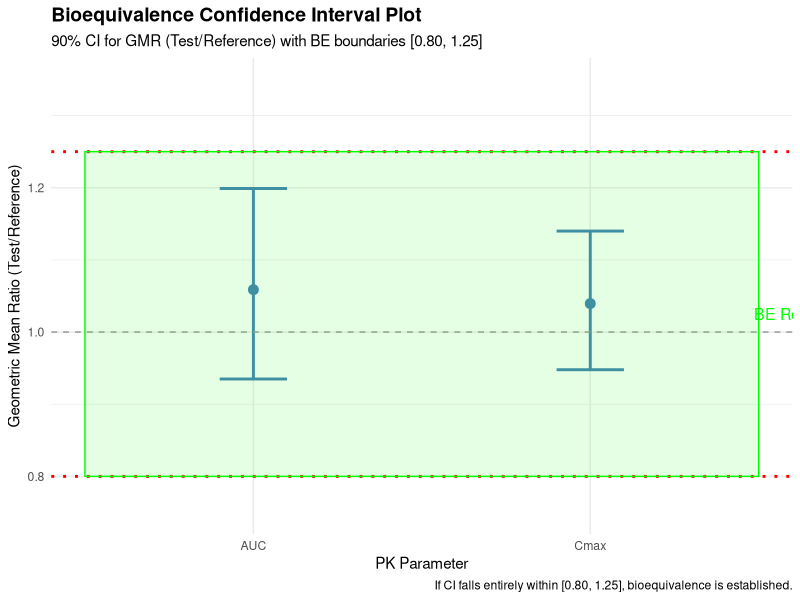
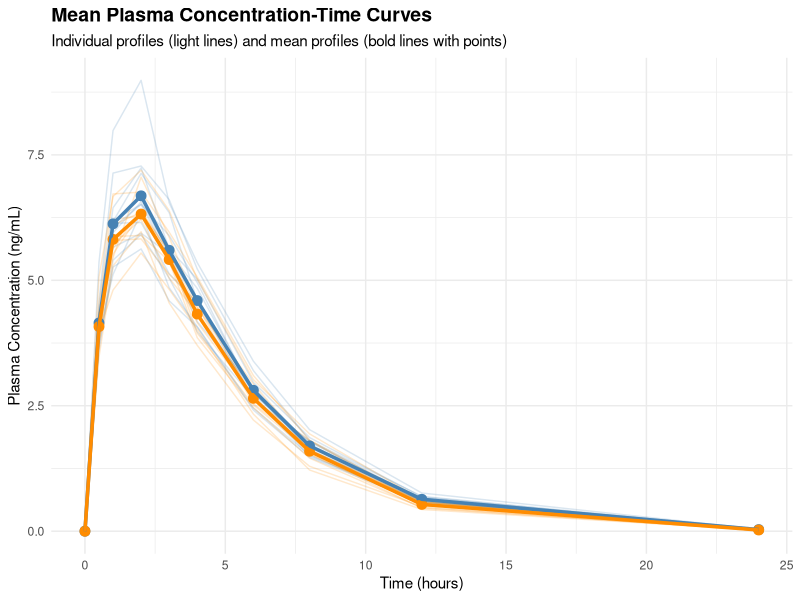

Write R code to recreate these figures, in order.
## ---- chunk 1
set.seed(42)

# Simulate a 2x2 crossover bioequivalence study
# 12 subjects: 6 in each sequence

n_subjects <- 12
subjects <- rep(1:n_subjects, 2)  # each subject measured twice
period <- rep(c(1, 2), each = n_subjects)

# Define sequences (Sequence 1: R-T; Sequence 2: T-R)
sequence <- c(rep(1, 6), rep(2, 6))
sequence_rep <- rep(sequence, 2)

# Assign formulations based on sequence and period
formulation <- ifelse(
  (sequence_rep == 1 & period == 1) | (sequence_rep == 2 & period == 2),
  "Reference",
  "Test"
)

# True log-scale parameters
log_auc_ref <- log(500)   # Reference AUC mean in log scale
log_cmax_ref <- log(100)  # Reference Cmax mean in log scale

# Simulate AUC (subject effect + formulation effect + error)
subject_effect_auc <- rnorm(n_subjects, mean = 0, sd = 0.15)
formulation_effect <- ifelse(formulation == "Test", log(1.05), 0)  # 5% higher for Test
within_subject_var <- rnorm(n_subjects * 2, mean = 0, sd = 0.12)

log_auc <- log_auc_ref + rep(subject_effect_auc, 2) + formulation_effect + within_subject_var
auc <- exp(log_auc)

# Simulate Cmax similarly
subject_effect_cmax <- rnorm(n_subjects, mean = 0, sd = 0.18)
formulation_effect_cmax <- ifelse(formulation == "Test", log(1.08), 0)  # 8% higher for Test
within_subject_var_cmax <- rnorm(n_subjects * 2, mean = 0, sd = 0.15)

log_cmax <- log_cmax_ref + rep(subject_effect_cmax, 2) + formulation_effect_cmax + within_subject_var_cmax
cmax <- exp(log_cmax)

# Create dataset
be_data <- data.frame(
  subject = subjects,
  sequence = sequence_rep,
  period = period,
  formulation = formulation,
  auc = auc,
  cmax = cmax,
  log_auc = log_auc,
  log_cmax = log_cmax
)

head(be_data, 10)
## ---- chunk 2
# Compute geometric means for each formulation
gmean_auc_ref <- exp(mean(be_data$log_auc[be_data$formulation == "Reference"]))
gmean_auc_test <- exp(mean(be_data$log_auc[be_data$formulation == "Test"]))

gmean_cmax_ref <- exp(mean(be_data$log_cmax[be_data$formulation == "Reference"]))
gmean_cmax_test <- exp(mean(be_data$log_cmax[be_data$formulation == "Test"]))

# Geometric mean ratios (Test/Reference)
gmr_auc <- gmean_auc_test / gmean_auc_ref
gmr_cmax <- gmean_cmax_test / gmean_cmax_ref

cat("AUC Geometric Means:\n")
cat("  Reference:", round(gmean_auc_ref, 2), "\n")
cat("  Test:", round(gmean_auc_test, 2), "\n")
cat("  GMR (Test/Ref):", round(gmr_auc, 4), "\n\n")

cat("Cmax Geometric Means:\n")
cat("  Reference:", round(gmean_cmax_ref, 2), "\n")
cat("  Test:", round(gmean_cmax_test, 2), "\n")
cat("  GMR (Test/Ref):", round(gmr_cmax, 4), "\n")
## ---- chunk 3
# For AUC: fit mixed model using lm with sequence as fixed effect
# (In practice, use lme4::lmer for random subject effect)

# Fit linear model with fixed effects: sequence, period, formulation
# Log-transform the response

model_auc <- lm(log_auc ~ factor(sequence) + factor(period) + formulation + factor(subject),
                data = be_data)

summary(model_auc)

# Extract the log-scale difference between Test and Reference
# The coefficient for "formulationTest" represents log(Test) - log(Reference)
log_diff_auc <- coef(model_auc)["formulationTest"]
se_log_diff_auc <- sqrt(diag(vcov(model_auc)))["formulationTest"]

cat("\n=== AUC Bioequivalence Analysis ===\n")
cat("Log-scale difference (Test - Ref):", round(log_diff_auc, 4), "\n")
cat("Standard Error:", round(se_log_diff_auc, 4), "\n")

# Compute 90% CI for the log-ratio
# Using t-distribution with residual df
df_residual <- df.residual(model_auc)
t_crit <- qt(0.95, df_residual)  # one-sided 90% = two-sided 80%?
# Actually, for 90% CI: use qt(0.95, df) for upper bound, qt(0.05, df) for lower
t_crit_90 <- qt(0.95, df_residual)

ci_lower_log <- log_diff_auc - t_crit_90 * se_log_diff_auc
ci_upper_log <- log_diff_auc + t_crit_90 * se_log_diff_auc

# Convert back to ratio scale
ci_lower_ratio <- exp(ci_lower_log)
ci_upper_ratio <- exp(ci_upper_log)

cat("\n90% CI for GMR (log-scale):",
    "[", round(ci_lower_log, 4), ", ", round(ci_upper_log, 4), "]\n")
cat("90% CI for GMR (ratio-scale):",
    "[", round(ci_lower_ratio, 4), ", ", round(ci_upper_ratio, 4), "]\n")

# Check BE criteria
be_lower <- 0.80
be_upper <- 1.25

be_conclusion_auc <- (ci_lower_ratio >= be_lower) && (ci_upper_ratio <= be_upper)

cat("\nBE Criteria: [0.80, 1.25]\n")
cat("CI within BE range?", be_conclusion_auc, "\n")
if (isTRUE(be_conclusion_auc)) {
  cat("CONCLUSION: Bioequivalence ESTABLISHED for AUC\n")
} else {
  cat("CONCLUSION: Bioequivalence NOT established for AUC\n")
}
## ---- chunk 4
model_cmax <- lm(log_cmax ~ factor(sequence) + factor(period) + formulation + factor(subject),
                 data = be_data)

log_diff_cmax <- coef(model_cmax)["formulationTest"]
se_log_diff_cmax <- sqrt(diag(vcov(model_cmax)))["formulationTest"]

df_residual_cmax <- df.residual(model_cmax)
t_crit_cmax <- qt(0.95, df_residual_cmax)

ci_lower_log_cmax <- log_diff_cmax - t_crit_cmax * se_log_diff_cmax
ci_upper_log_cmax <- log_diff_cmax + t_crit_cmax * se_log_diff_cmax

ci_lower_ratio_cmax <- exp(ci_lower_log_cmax)
ci_upper_ratio_cmax <- exp(ci_upper_log_cmax)

cat("\n=== CMAX Bioequivalence Analysis ===\n")
cat("Log-scale difference (Test - Ref):", round(log_diff_cmax, 4), "\n")
cat("90% CI for GMR (ratio-scale):",
    "[", round(ci_lower_ratio_cmax, 4), ", ", round(ci_upper_ratio_cmax, 4), "]\n")

be_conclusion_cmax <- (ci_lower_ratio_cmax >= be_lower) && (ci_upper_ratio_cmax <= be_upper)

if (isTRUE(be_conclusion_cmax)) {
  cat("CONCLUSION: Bioequivalence ESTABLISHED for Cmax\n")
} else {
  cat("CONCLUSION: Bioequivalence NOT established for Cmax\n")
}
## ---- chunk 5
library(ggplot2)

# Create a data frame for plotting
ci_data <- data.frame(
  parameter = c("AUC", "Cmax"),
  gmr = c(gmr_auc, gmr_cmax),
  ci_lower = c(ci_lower_ratio, ci_lower_ratio_cmax),
  ci_upper = c(ci_upper_ratio, ci_upper_ratio_cmax)
)

# Plot
ggplot(ci_data, aes(x = parameter, y = gmr)) +
  geom_point(size = 3, color = "steelblue") +
  geom_errorbar(aes(ymin = ci_lower, ymax = ci_upper), width = 0.2, size = 1, color = "steelblue") +
  geom_hline(yintercept = 1, linetype = "dashed", color = "gray60") +
  geom_hline(yintercept = 0.80, linetype = "dotted", color = "red", size = 1) +
  geom_hline(yintercept = 1.25, linetype = "dotted", color = "red", size = 1) +
  annotate("rect", xmin = 0.5, xmax = 2.5, ymin = 0.80, ymax = 1.25,
           alpha = 0.1, fill = "green", color = "green", linetype = "solid") +
  annotate("text", x = 2.6, y = 1.025, label = "BE Region", size = 4, color = "green") +
  labs(title = "Bioequivalence Confidence Interval Plot",
       subtitle = "90% CI for GMR (Test/Reference) with BE boundaries [0.80, 1.25]",
       x = "PK Parameter", y = "Geometric Mean Ratio (Test/Reference)",
       caption = "If CI falls entirely within [0.80, 1.25], bioequivalence is established.") +
  ylim(0.75, 1.35) +
  theme_minimal() +
  theme(plot.title = element_text(face = "bold", size = 14),
        plot.subtitle = element_text(size = 11))
## ---- chunk 6
library(dplyr)

# Simulate concentration-time data for visualization
set.seed(42)

# Define sampling times (hours post-dose)
times <- c(0, 0.5, 1, 2, 3, 4, 6, 8, 12, 24)

# For each subject and formulation, generate a PK profile
# Using a simple one-compartment model: C(t) = (Dose/Vd) * exp(-k*t)
# Dose = 500 mg, Vd varies by subject, k varies by formulation (slightly)

pk_profiles <- data.frame()

for (subj in 1:n_subjects) {
  for (form in c("Reference", "Test")) {
    # Slightly different absorption and elimination for Test
    k_ref <- 0.25   # elimination rate (1/hour)
    ka_ref <- 1.2   # absorption rate

    if (form == "Test") {
      ka <- ka_ref * 0.95  # slightly slower absorption
      k <- k_ref * 1.05    # slightly faster elimination
    } else {
      ka <- ka_ref
      k <- k_ref
    }

    # Simple model: delayed absorption then exponential decay
    Vd <- 50 + rnorm(1, 0, 5)
    dose <- 500
    Cmax_theo <- (dose / Vd) * (ka / (ka - k))

    for (t in times) {
      if (t == 0) {
        conc <- 0
      } else {
        conc <- (dose / Vd) * (ka / (ka - k)) * (exp(-k * t) - exp(-ka * t))
      }
      conc <- conc + rnorm(1, 0, conc * 0.05)  # 5% measurement error
      conc <- max(conc, 0)

      pk_profiles <- rbind(pk_profiles, data.frame(
        subject = subj,
        formulation = form,
        time = t,
        concentration = conc
      ))
    }
  }
}

# Compute mean concentration at each time point for each formulation
mean_pk <- pk_profiles %>%
  group_by(time, formulation) %>%
  summarise(mean_conc = mean(concentration), .groups = "drop")

# Plot
ggplot(pk_profiles, aes(x = time, y = concentration, color = formulation, group = interaction(subject, formulation))) +
  geom_line(alpha = 0.2, size = 0.5) +
  geom_point(data = mean_pk, aes(y = mean_conc, group = formulation),
             size = 3, shape = 19) +
  geom_line(data = mean_pk, aes(y = mean_conc, group = formulation),
            size = 1.2) +
  scale_color_manual(values = c("Reference" = "steelblue", "Test" = "darkorange")) +
  labs(title = "Mean Plasma Concentration-Time Curves",
       subtitle = "Individual profiles (light lines) and mean profiles (bold lines with points)",
       x = "Time (hours)", y = "Plasma Concentration (ng/mL)",
       color = "Formulation") +
  theme_minimal() +
  theme(legend.position = "topright",
        plot.title = element_text(face = "bold", size = 14))
## ---- chunk 7
# Compute CV within each sequence for AUC
# CV = sqrt(exp(sd_log_auc)^2 - 1)
